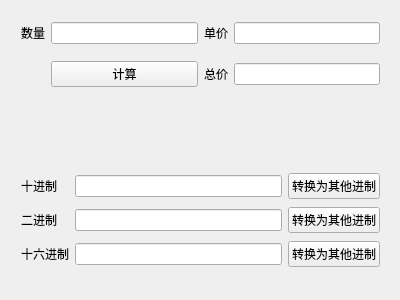
<?xml version="1.0" encoding="UTF-8"?>
<ui version="4.0">
 <class>Widget</class>
 <widget class="QWidget" name="Widget">
  <property name="geometry">
   <rect>
    <x>0</x>
    <y>0</y>
    <width>400</width>
    <height>300</height>
   </rect>
  </property>
  <property name="windowTitle">
   <string>Widget</string>
  </property>
  <widget class="QWidget" name="widget" native="true">
   <property name="geometry">
    <rect>
     <x>10</x>
     <y>0</y>
     <width>381</width>
     <height>111</height>
    </rect>
   </property>
   <layout class="QGridLayout" name="gridLayout">
    <item row="0" column="0">
     <widget class="QLabel" name="label">
      <property name="text">
       <string>数量</string>
      </property>
     </widget>
    </item>
    <item row="0" column="1">
     <widget class="QLineEdit" name="editNum"/>
    </item>
    <item row="0" column="2">
     <widget class="QLabel" name="label_2">
      <property name="text">
       <string>单价</string>
      </property>
     </widget>
    </item>
    <item row="0" column="3">
     <widget class="QLineEdit" name="editPrice"/>
    </item>
    <item row="1" column="1">
     <widget class="QPushButton" name="btnCal">
      <property name="text">
       <string>计算</string>
      </property>
     </widget>
    </item>
    <item row="1" column="2">
     <widget class="QLabel" name="label_3">
      <property name="text">
       <string>总价</string>
      </property>
     </widget>
    </item>
    <item row="1" column="3">
     <widget class="QLineEdit" name="editTotal"/>
    </item>
   </layout>
  </widget>
  <widget class="QWidget" name="widget_2" native="true">
   <property name="geometry">
    <rect>
     <x>10</x>
     <y>160</y>
     <width>381</width>
     <height>121</height>
    </rect>
   </property>
   <layout class="QGridLayout" name="gridLayout_2">
    <item row="0" column="0">
     <widget class="QLabel" name="label_4">
      <property name="text">
       <string>十进制</string>
      </property>
     </widget>
    </item>
    <item row="2" column="0">
     <widget class="QLabel" name="label_5">
      <property name="text">
       <string>二进制</string>
      </property>
     </widget>
    </item>
    <item row="0" column="1">
     <widget class="QLineEdit" name="editDec"/>
    </item>
    <item row="2" column="1">
     <widget class="QLineEdit" name="editBin"/>
    </item>
    <item row="4" column="0">
     <widget class="QLabel" name="label_6">
      <property name="text">
       <string>十六进制</string>
      </property>
     </widget>
    </item>
    <item row="0" column="2">
     <widget class="QPushButton" name="btnDec">
      <property name="text">
       <string>转换为其他进制</string>
      </property>
     </widget>
    </item>
    <item row="4" column="1">
     <widget class="QLineEdit" name="editHex"/>
    </item>
    <item row="4" column="2">
     <widget class="QPushButton" name="btnHex">
      <property name="text">
       <string>转换为其他进制</string>
      </property>
     </widget>
    </item>
    <item row="2" column="2">
     <widget class="QPushButton" name="btnBin">
      <property name="text">
       <string>转换为其他进制</string>
      </property>
     </widget>
    </item>
   </layout>
  </widget>
 </widget>
 <layoutdefault spacing="6" margin="11"/>
 <resources/>
 <connections/>
</ui>
